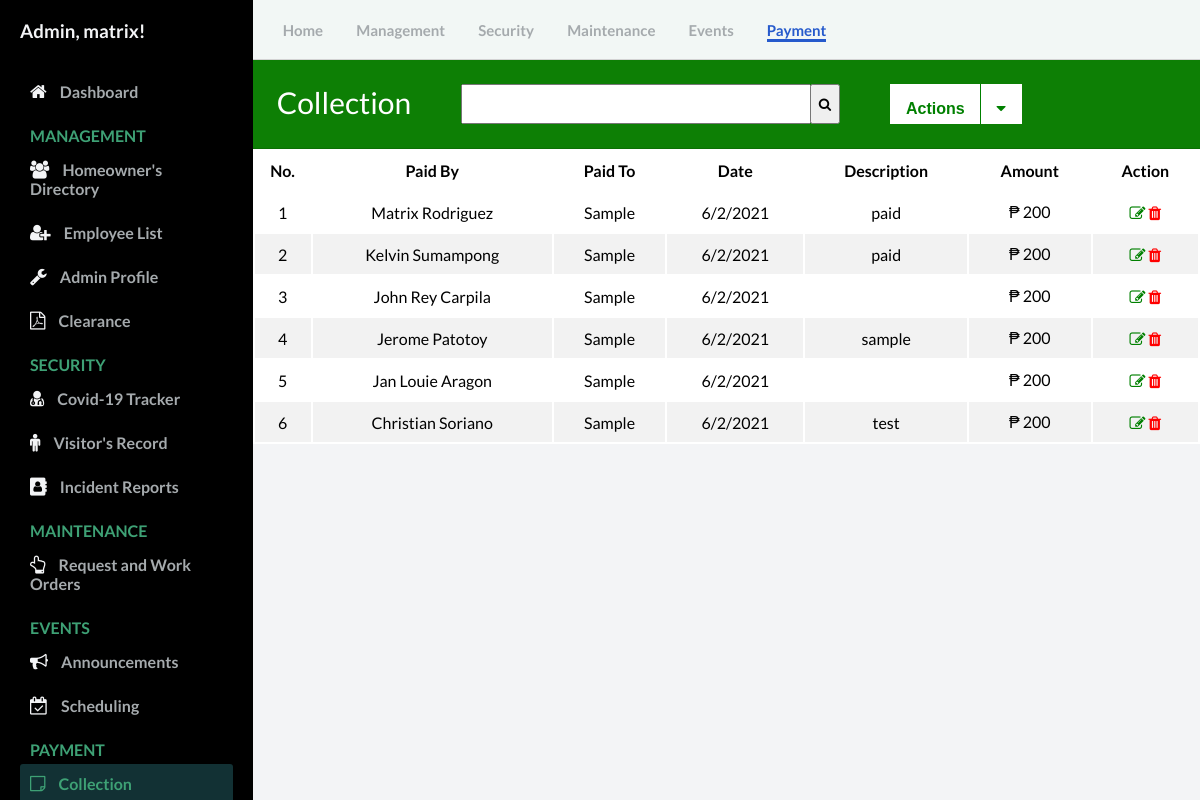
The page /admin/invoice.php (signed in) on the database its author committed.
### tables this page shows
CREATE TABLE `invoice` (
  `id` int(11) NOT NULL,
  `pby` text NOT NULL,
  `pto` text NOT NULL,
  `date` varchar(50) NOT NULL,
  `amount` varchar(50) NOT NULL,
  `description` text NOT NULL
);

### admin/controllers/function.php (called while the page is built, shortened)
<?php
function check_login($conn) {
	if(isset($_SESSION['user_id'])) {
		$id = $_SESSION['user_id'];
		$query = "SELECT * FROM admin WHERE user_id = '$id' limit 1";
		$result = mysqli_query($conn, $query);
		if($result && mysqli_num_rows($result) > 0) {
			$user_data = mysqli_fetch_assoc($result);
			return $user_data;
		}
	}
	die;
}

### admin/invoice.php (the view, shortened to what this page needs)
<?php
  include("config/connection.php");
  include("controllers/function.php");
  $user_data = check_login($conn);
?>
<!DOCTYPE html>
<html lang="en">
  <head>
    <link rel="stylesheet" href="https://stackpath.bootstrapcdn.com/font-awesome/4.7.0/css/font-awesome.min.css"/>
    <link rel="stylesheet" href="css/style.css" />
  </head>
  <body id="body">
    <div class="container">
      <nav class="navbar">
        <div class="navbar__left">
          <a href="Dashboard.php">Home</a>
          <a href="User.php">Management</a>
          <a href="covid19_tracker.php">Security</a>
          <a href="work_order.php">Maintenance</a>
          <a href="announcement.php">Events</a>
          <a class="active_link" href="invoice.php">Payment</a>
        </div>
      </nav>
<?php require_once 'invoice_crud.php'; ?>
<?php
  $mysqli = new mysqli('remotemysql.com', 'J5BJ2ZlQGm', 'FYAvWP4mmz', 'J5BJ2ZlQGm') or die(mysqli_error($mysqli));
  $result = $mysqli->query("SELECT * FROM invoice") or die($mysqli->error);
?>
      <main>
        <div class="table_contadiner">
          <div class="card-header" id="user">
            <p style="float: left; font-size: 30px;">Collection</p>
            <form  action="#" style=" float: left;">
              <input type="search" name="search2" id="myInput" style="width: 350px; height: 40px; margin-left: 50px;">
             <button type="submit" style="margin-left: -5px; height: 40px; width: 30px;"><i class="fa fa-search"></i></button>
            </form>
          <button class="btn_action"><b>Actions</b></button>
            <div class="dropdown">
              <button class="btn_down"><i class="fa fa-caret-down"></i></button>
              </div>
          </div>
            <table id="user" style="background-color: white; width: 100%;">
            <thead>
              <tr>
                <th style="width: 6%;"><b>No.</b></th>
                <th><b>Paid By</b></b></th>
                <th><b>Paid To</b></th>
                <th><b>Date</b></th>
                <th><b>Description</b></th>
                <th><b>Amount</b></th>
                <th colspan="2"><b>Action</b></th>
              </tr>
            </thead>
            <tbody id="myTable">
          <?php
          while ($row = $result->fetch_assoc()): ?>
              <tr>
                  <td><?php echo $row['id']; ?></td>
                  <td><?php echo $row['pby']; ?></td>
                  <td><?php echo $row['pto']; ?></td>
                  <td><?php echo $row['date']; ?></td>
                  <td><?php echo $row['description']; ?></td>
                  <td>&#8369 <?php echo $row['amount']; ?></td>
                <td>
                    <a  href="invoice_update.php?edit=<?php echo $row['id']; ?>"><i class="fa fa-edit text-edit" title="Update"></i></a>
                    <a href="invoice_crud.php?delete=<?php echo $row['id']; ?>" onclick="return confirm('Are you sure you want to Delete this info?');"><i class="fa fa-trash text-remove" title="Delete"></i></a>
                    </td>
              </tr>
          <?php endwhile; ?>
          </table>
        </div>
      </main>
      <div id="sidebar">
        <div class="sidebar__title">
            <h3>Admin, <?php echo $user_data['firstname']; ?>!</h3>
        </div>
        <div class="sidebar__menu">
          <div class="sidebar__link ">
            <i class="fa fa-home"></i>
            <a href="Dashboard.php">Dashboard</a>
          </div>
          <h2>MANAGEMENT</h2>
          <div class="sidebar__link">
            <i class="fa fa-users" aria-hidden="true"></i>
            <a href="User.php">Homeowner's Directory</a>
          </div>
          <div class="sidebar__link">
            <i class="fa fa-user-plus" aria-hidden="true"></i>
            <a href="employees_record.php">Employee List</a>
          </div>
          <div class="sidebar__link">
            <i class="fa fa-wrench"></i>
            <a href="Admin_profile.php">Admin Profile</a>
          </div>
          <div class="sidebar__link">
            <i class="fa fa-file-pdf-o"></i>
            <a href="residency.php">Clearance</a>
          </div>
          <h2>SECURITY</h2>
          <div class="sidebar__link">
            <i class="fa fa-user-md"></i>
            <a href="covid19_tracker.php">Covid-19 Tracker</a>
          </div>
          <div class="sidebar__link">
            <i class="fa fa-male"></i>
            <a href="visitors_record.php">Visitor's Record</a>
          </div>
          <div class="sidebar__link">
            <i class="fa fa-address-book"></i>
            <a href="incident_record.php">Incident Reports</a>
          </div>
          <h2>MAINTENANCE</h2>
          <div class="sidebar__link">
            <i class="fa fa-hand-o-up"></i>
            <a href="work_order.php">Request and Work Orders</a>
          </div>
          <h2>EVENTS</h2>
          <div class="sidebar__link ">
            <i class="fa fa-bullhorn"></i>
            <a href="Announcement.php">Announcements</a>
          </div>
          <div class="sidebar__link">
            <i class="fa fa-calendar-check-o"></i>
            <a href="Scheduling.php">Scheduling</a>
          </div>
          <h2>PAYMENT</h2>
          <div class="sidebar__link active_menu_link">
            <i class="fa fa-sticky-note-o"></i>
            <a href="invoice.php">Collection</a>
          </div>
      </div>
    </div>
  </body>
</html>

### admin/css/style.css (style rules this page uses)
* { margin: 0; padding: 0; }
body { font-family: 'Lato', sans-serif; box-sizing: border-box; }
.container { display: grid; height: 100vh; grid-template-columns: 0.8fr 1fr 1fr 1fr; grid-template-rows: 0.2fr 3fr; grid-template-areas: "sidebar nav nav nav" "sidebar main main main" }
.navbar { background: #f2f7f5; grid-area: nav; height: 60px; display: flex; align-items: center; justify-content: space-between; padding: 0 30px 0 30px; border-bottom: 1px solid lightgray; }
.navbar__left > a { margin-right: 30px; text-decoration: none; color: #a5aaad; font-size: 15px; font-weight: 700; }
.navbar__left .active_link { color: #265acc; border-bottom: 3px solid #265acc; padding-bottom: 12 px; }
main { background: #f3f4f6; grid-area: main; overflow-y: auto; }
#sidebar { background: #000000; grid-area: sidebar; overflow-y: auto; padding: 20px; -webkit-transition: all 0.5s; transition: all 0.5s; }
.sidebar__title { display:flex; justify-content: space-between; align-items: center; color: #f3f4f6; margin-bottom: 30px; }
.sidebar__menu > h2 { color: #3ea175; font-size: 16px; margin-top: 15px; margin-bottom: 5px; padding: 0 10px; font-weight: 700; }
.sidebar__link { color: #f3f4f6; padding: 10px; border-radius: 3px; margin-bottom: 5px; }
.active_menu_link { background: rgba(62, 161, 171,0.3); color: #3ea175; }
.active_menu_link a { color: #3ea175 !important; }
.sidebar__link > a { text-decoration: none; color: #a5aaad; font-weight: 700; }
.sidebar__link >i { margin-right: 10px; font-size: 18px; }
#user div { font-family: "Trebuchet MS", Arial, Helvetica, sans-serif; border-collapse: collapse; }
#user td, #user th { padding: 10px; text-align: center; }
#user tr:nth-child(even) { background-color: #f2f2f2; }
.card-header { padding: 1.50rem; margin-bottom: 0; background-color: #0D7F05; border-bottom: 1px solid rgba(0, 0, 0, 0.125); color: #ffffff; font-size: 20px; }
.text-edit { color: green; }
.text-remove { color: red; }
* { box-sizing: border-box; }
.btn_action, .btn_one { background-color: white; color: green; padding: 16px; font-size: 16px; border: none; outline: none; height: 40px; margin-left: 50px; }
.btn_down { background-color: white; color: green; padding: 16px; font-size: 16px; border: none; outline: none; height: 40px; margin-left: -5px; border-left:1px solid green; }
.dropdown { position: relative; display: inline-block; }
.dropdown-content a, { color: black; padding: 12px 16px; text-decoration: none; display: block; }

### rows shown on the page
invoice: id "1", pby "Matrix Rodriguez", pto "Sample", date "6/2/2021", description "paid", amount "200"
invoice: id "2", pby "Kelvin Sumampong", pto "Sample", date "6/2/2021", description "paid", amount "200"
invoice: id "3", pby "John Rey Carpila", pto "Sample", date "6/2/2021", amount "200"
invoice: id "4", pby "Jerome Patotoy", pto "Sample", date "6/2/2021", description "sample", amount "200"
invoice: id "5", pby "Jan Louie Aragon", pto "Sample", date "6/2/2021", amount "200"
invoice: id "6", pby "Christian Soriano", pto "Sample", date "6/2/2021", description "test", amount "200"

### other values the page prints
$user_data['firstname'] "matrix"
